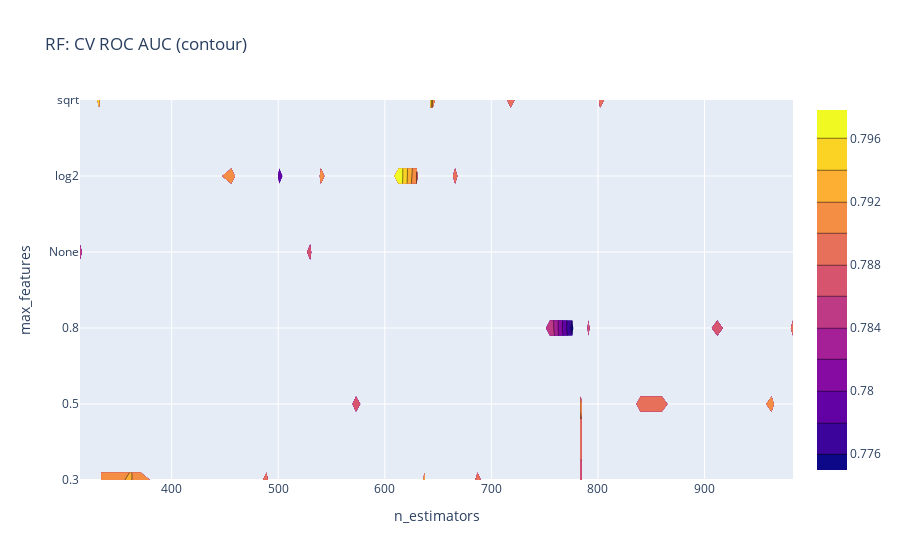

The cell this chart's notebook holds for it:
### Code cell
y_pos = np.arange(len(y_labels))
fig = go.Figure(data=[go.Contour(z=z, x=x, y=y_pos, contours=dict(showlabels=True))])
fig.update_layout(
    title="RF: CV ROC AUC (contour)",
    xaxis_title="n_estimators",
    yaxis=dict(title="max_features", tickmode="array", tickvals=y_pos, ticktext=y_labels)
)
fig.show()

### Figure 1 — Plotly figure (JSON) as saved in the notebook; plotly's stock layout.template omitted (floating-point values rounded to 4 significant figures; data arrays with more than 128 entries replaced by an {"elided": "..."} marker saying what was removed)
{"data": [{"contours": {"showlabels": true}, "type": "contour", "x": [314, 332, 334, 362, 371, 456, 489, 501, 530, 540, 573, 613, 630, 637, 643, 645, 666, 687, 718, 755, 776, 784, 791, 802, 840, 860, 912, 963, 983], "y": [0, 1, 2, 3, 4, 5], "z": {"elided": "6x29 float values"}}], "layout": {"title": {"text": "RF: CV ROC AUC (contour)"}, "xaxis": {"title": {"text": "n_estimators"}}, "yaxis": {"tickmode": "array", "ticktext": ["0.3", "0.5", "0.8", "None", "log2", "sqrt"], "tickvals": [0, 1, 2, 3, 4, 5], "title": {"text": "max_features"}}}}
